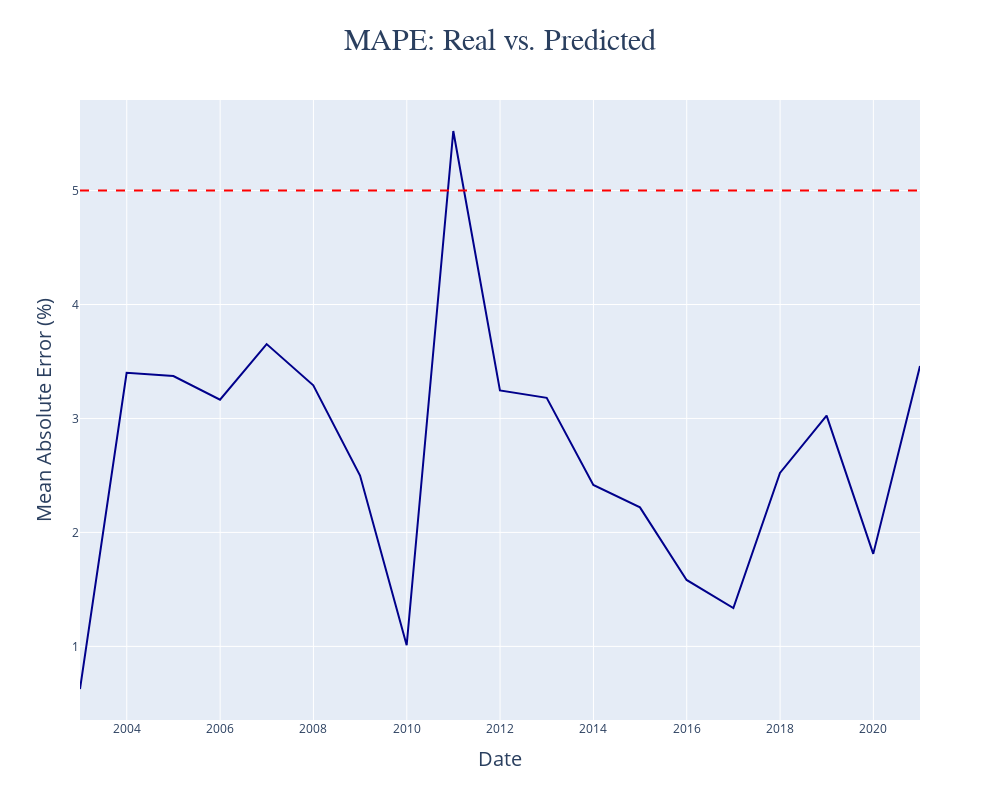

Notebook code for this chart:
### Code cell
# MAPE Graph
x, y = zip(*errors)

fig = go.Figure()

fig.update_layout(
    width = 1000,
    height = 800,
    title = dict(
        text = 'MAPE: Real vs. Predicted',
        font = dict(
            family = 'Arial',
            size = 30
        ),
        x = 0.5
    )
)

fig.update_xaxes(
    title_text = 'Date',
    title_font = {'size': 20}
)

fig.update_yaxes(
    title_text = 'Mean Absolute Error (%)',
    title_font = {'size': 20}
)

fig.add_trace(
    go.Scatter(
        x = x,
        y = y,
        mode = 'lines',
        marker = dict(
            color = 'darkblue',
            size = 15
        )
    )
)

fig.add_hline(y=5,
                line_width = 2,
                line_color = 'red',
                line_dash = 'dash'
)

fig.show()

### Figure 1 — Plotly figure (JSON) as saved in the notebook; plotly's stock layout.template omitted (floating-point values rounded to 4 significant figures)
{"data": [{"marker": {"color": "darkblue", "size": 15}, "mode": "lines", "type": "scatter", "x": ["2002-12-31T00:00:00", "2003-12-31T00:00:00", "2004-12-31T00:00:00", "2005-12-31T00:00:00", "2006-12-31T00:00:00", "2007-12-31T00:00:00", "2008-12-31T00:00:00", "2009-12-31T00:00:00", "2010-12-31T00:00:00", "2011-12-31T00:00:00", "2012-12-31T00:00:00", "2013-12-31T00:00:00", "2014-12-31T00:00:00", "2015-12-31T00:00:00", "2016-12-31T00:00:00", "2017-12-31T00:00:00", "2018-12-31T00:00:00", "2019-12-31T00:00:00", "2020-12-31T00:00:00"], "y": [0.626, 3.401, 3.372, 3.165, 3.653, 3.291, 2.499, 1.01, 5.523, 3.246, 3.181, 2.417, 2.22, 1.583, 1.336, 2.522, 3.025, 1.812, 3.46]}], "layout": {"height": 800, "shapes": [{"line": {"color": "red", "dash": "dash", "width": 2}, "type": "line", "x0": 0, "x1": 1, "xref": "x domain", "y0": 5, "y1": 5, "yref": "y"}], "title": {"font": {"family": "Arial", "size": 30}, "text": "MAPE: Real vs. Predicted", "x": 0.5}, "width": 1000, "xaxis": {"title": {"font": {"size": 20}, "text": "Date"}}, "yaxis": {"title": {"font": {"size": 20}, "text": "Mean Absolute Error (%)"}}}}
